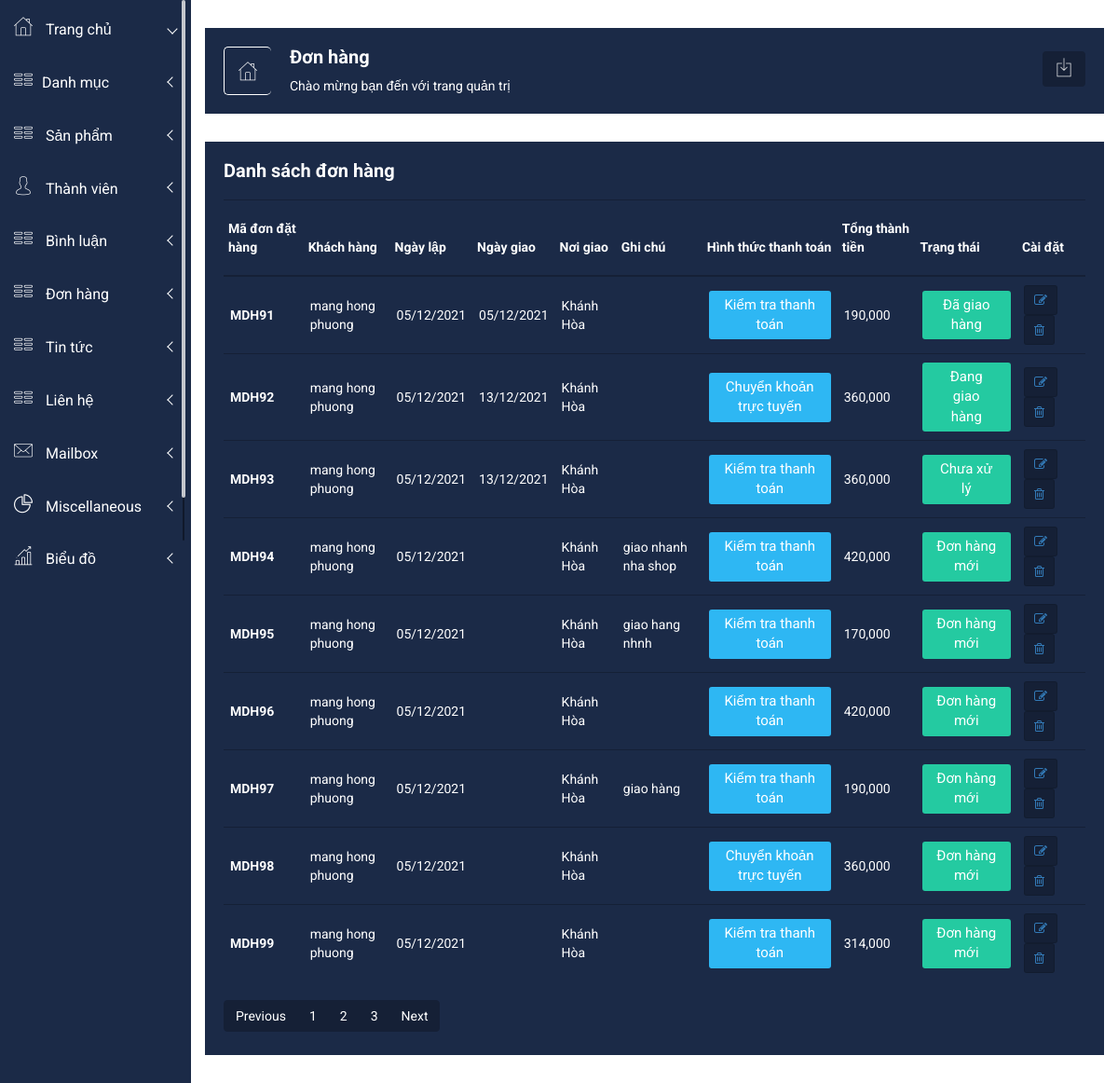
The app's page /admin1/index.php?act=donhang with its own data.
### tables this page shows
CREATE TABLE `orders` (
  `id` int(11) NOT NULL,
  `user_id` int(11) DEFAULT NULL,
  `fullname` varchar(50) DEFAULT NULL,
  `email` varchar(150) DEFAULT NULL,
  `phone_number` varchar(20) DEFAULT NULL,
  `address` varchar(200) DEFAULT NULL,
  `pttt` tinyint(1) NOT NULL DEFAULT 1 COMMENT '1.Chuyển khoản trực tuyến 2. Kiểm tra thanh toán 3.Paypal',
  `note` varchar(1000) DEFAULT NULL,
  `order_date` varchar(50) DEFAULT NULL,
  `delivery_date` varchar(50) NOT NULL,
  `status` tinyint(1) NOT NULL DEFAULT 0 COMMENT '0.Đơn hàng mới 1.Chưa xử lý 2.Đang giao hàng 3.Đã giao hàng',
  `total_money` int(11) DEFAULT NULL
);

### model/pdo.php (called while the page is built, shortened)
<?php
function pdo_get_connection(){
    $dburl = "mysql:host=localhost;dbname=webbanhang;charset=utf8";
    $username = 'root';
    $password = '';
    $conn = new PDO($dburl, $username, $password);
    $conn->setAttribute(PDO::ATTR_ERRMODE, PDO::ERRMODE_EXCEPTION);
    return $conn;
}
function pdo_query($sql){
    $sql_args = array_slice(func_get_args(), 1);
    try{
        $conn = pdo_get_connection();
        $stmt = $conn->prepare($sql);
        $stmt->execute($sql_args);
        $rows = $stmt->fetchAll();
        return $rows;
    }
    catch(PDOException $e){
        throw $e;
    }
    finally{
        unset($conn);
    }
}

### model/cart.php (called while the page is built, shortened)
<?php
function get_ttdh($n){
     switch ($n) {
        case '0':
             $tt="Đơn hàng mới";
             break;
        case '1':
             $tt="Chưa xử lý";
             break;
        case '2':
             $tt="Đang giao hàng";
             break;
        case '3':
              $tt="Đã giao hàng";
               break;
     }
     return $tt;
 }
 function pttt($n){
    switch ($n) {
        case '1':
            $tt="Chuyển khoản trực tuyến";
            break;
       case '2':
            $tt="Kiểm tra thanh toán";
            break;
        default:
           $tt="Kiểm tra thanh toán";
            break;
    }
    return $tt;
}
function loadall_bill(){
    $sql="select * from orders";
    $listbill=pdo_query($sql);
    return $listbill;
}
?>

### admin1/donhang/danhsach.php (the view, shortened to what this page needs)
<div class="left-sidebar-pro">
    <nav id="sidebar" class="">
            <div class="left-custom-menu-adp-wrap comment-scrollbar">
                <nav class="sidebar-nav left-sidebar-menu-pro">
                    <ul class="metismenu" id="menu1">
                        <li class="active">
                            <a class="has-arrow" href="index.php">
                                <i class="icon nalika-home icon-wrap"></i>
                                <span class="mini-click-non">Trang chủ</span>
                            </a>
                        </li>
                        <li>
                            <a class="has-arrow" href="#" aria-expanded="false"><i class="icon nalika-table icon-wrap"></i><span class="mini-click-non">Danh mục</span></a>
                        </li>
                        <li>
                            <a class="has-arrow" href="#" aria-expanded="false"><i class="icon nalika-table icon-wrap"></i> <span class="mini-click-non">Sản phẩm</span></a>
                        </li>
                        <li>
                            <a class="has-arrow" href="#" aria-expanded="false"><i class="icon nalika-user icon-wrap"></i> <span class="mini-click-non">Thành viên</span></a>
                        </li>
                        <li>
                            <a class="has-arrow" href="index.php?act=binhluan" aria-expanded="false"><i class="icon nalika-table icon-wrap"></i> <span class="mini-click-non">Bình luận</span></a>
                        </li>
                        <li>
                            <a class="has-arrow" href="index.php?act=donhang" aria-expanded="false"><i class="icon nalika-table icon-wrap"></i> <span class="mini-click-non">Đơn hàng</span></a>
                        </li>
                        <li>
                            <a class="has-arrow" href="index.php?act=donhang" aria-expanded="false"><i class="icon nalika-table icon-wrap"></i> <span class="mini-click-non">Tin tức</span></a>
                        </li>
                        <li>
                            <a class="has-arrow" href="index.php?act=donhang" aria-expanded="false"><i class="icon nalika-table icon-wrap"></i> <span class="mini-click-non">Liên hệ</span></a>
                        </li>
                        <li>
                            <a class="has-arrow" href="mailbox.html" aria-expanded="false"><i class="icon nalika-mail icon-wrap"></i> <span class="mini-click-non">Mailbox</span></a>
                        </li>
                        <li>
                            <a class="has-arrow" href="mailbox.html" aria-expanded="false"><i class="icon nalika-pie-chart icon-wrap"></i> <span class="mini-click-non">Miscellaneous</span></a>
                        </li>
                        <li>
                            <a class="has-arrow" href="mailbox.html" aria-expanded="false"><i class="icon nalika-bar-chart icon-wrap"></i> <span class="mini-click-non">Biểu đồ</span></a>
                        </li>
                    </ul>
                </nav>
            </div>
        </nav>
    </div>
<div class="all-content-wrapper">
    <div class="header-advance-area">
        <div class="breadcome-area">
            <div class="container-fluid">
                <div class="row">
                    <div class="col-lg-12 col-md-12 col-sm-12 col-xs-12">
			<div class="breadcome-list">
                            <div class="row">
                                <div class="col-lg-6 col-md-6 col-sm-6 col-xs-6">
                                    <div class="breadcomb-wp">
							<div class="breadcomb-icon">
								<i class="icon nalika-home"></i>
							</div>
							<div class="breadcomb-ctn">
								<h2>Đơn hàng</h2>
								<p>Chào mừng bạn đến với trang quản trị</p>
							</div>
						</div>
                                </div>
                                <div class="col-lg-6 col-md-6 col-sm-6 col-xs-6">
                                    <div class="breadcomb-report">
							<button data-toggle="tooltip" data-placement="left" title="Download Report" class="btn"><i class="icon nalika-download"></i></button>
						</div>
                                </div>
                            </div>
                        </div>
                    </div>
                </div>
            </div>
        </div>
    </div>
    <div class="product-status mg-b-30">
        <div class="container-fluid">
            <div class="row">
                <div class="col-lg-12 col-md-12 col-sm-12 col-xs-12">
                    <div class="product-status-wrap">
                        <h4>Danh sách đơn hàng</h4>
                        <table>
                            <tr>
                                <th>Mã đơn đặt hàng</th>
                                <th>Khách hàng</th>
                                <th>Ngày lập</th>
                                <th>Ngày giao</th>
                                <th>Nơi giao</th>
                                <th>Ghi chú</th>
                                <th>Hình thức thanh toán</th>
                                <th>Tổng thành tiền</th>
                                <th>Trạng thái </th>
                                <th>Cài đặt</th>
                            </tr>
                            <?php
                                foreach ($listbill as $bill) {
                                    extract($bill);
                                    $suabill="index.php?act=suabill&id=".$id;
                                    $xoabill="index.php?act=xoabill&id=".$id;
                                    $kh=$bill['fullname'];
                                    $ttdh=get_ttdh($bill['status']);
                                    $pttt=pttt($bill['pttt']);
                                echo '
                                    <tr>
                                        <td><strong>MDH'.$bill['id'].'</strong></td>
                                        <td>'.$kh.'</td>
                                        <td>'.$bill['order_date'].'</td>
                                        <td>'.$bill['delivery_date'].'</td>
                                        <td>'.$bill['address'].'</td>
                                        <td>'.$bill['note'].'</td>
                                        <td>
                                            <button class="ps-setting">'.$pttt.'</button>
                                        </td>
                                        <td>'.number_format($bill['total_money'])."".'</td>
                                        <td>
                                            <button class="pd-setting">'.$ttdh.'</button>
                                        </td>
                                        <td>
                                            <a href="'.$suabill.'">
                                                <button data-toggle="tooltip" title="Sửa" class="pd-setting-ed"><i class="fa fa-pencil-square-o" aria-hidden="true"></i></button>
                                            </a>
                                            <a href="'.$xoabill.'">
                                                <button data-toggle="tooltip" title="Xóa" class="pd-setting-ed"><i class="fa fa-trash-o" aria-hidden="true"></i></button>
                                            </a>
                                        </td>
                                    </tr>
                                ';}
                            ?>
                        </table>
                         <div class="custom-pagination">
				<ul class="pagination">
					<li class="page-item"><a class="page-link" href="#">Previous</a></li>
					<li class="page-item"><a class="page-link" href="#">1</a></li>
					<li class="page-item"><a class="page-link" href="#">2</a></li>
					<li class="page-item"><a class="page-link" href="#">3</a></li>
					<li class="page-item"><a class="page-link" href="#">Next</a></li>
				</ul>
                        </div>
                    </div>
                </div>
            </div>
        </div>
    </div>
</div>

### admin1/css/main.css (style rules this page uses)
html { color: #222; font-size: 1em; line-height: 1.4; }

### admin1/css/metisMenu/metisMenu-vertical.css (style rules this page uses)
.sidebar-nav { background: #fff; }
.sidebar-nav ul { padding: 0; margin: 0; list-style: none; background: #1b2a47; }
.sidebar-nav .metismenu { background: #1b2a47; display: -webkit-box; display: -ms-flexbox; display: flex; -webkit-box-orient: vertical; -webkit-box-direction: normal; -ms-flex-direction: column; flex-direction: column; }
.sidebar-nav .metismenu li + li { margin-top: 5px; }
.sidebar-nav .metismenu li:first-child { margin-top: 5px; }
.sidebar-nav .metismenu li:last-child { margin-bottom: 5px; }
.sidebar-nav .metismenu > li { display: -webkit-box; display: -ms-flexbox; display: flex; -webkit-box-orient: vertical; -webkit-box-direction: normal; -ms-flex-direction: column; flex-direction: column; position: relative; }
.sidebar-nav .metismenu a { position: relative; display: block; padding: 13px 15px; color: #fff; outline-width: 0; transition: all .3s ease-out; font-size:16px; }
.sidebar-nav .metismenu li .icon-wrap { margin-right:10px; font-size:20px; }

### records on screen
orders: id "91", fullname "mang hong phuong", order_date "05/12/2021", delivery_date "05/12/2021", address "Khánh Hòa", pttt "Kiểm tra thanh toán", total_money "190,000", status "Đã giao hàng"
orders: id "92", fullname "mang hong phuong", order_date "05/12/2021", delivery_date "13/12/2021", address "Khánh Hòa", pttt "Chuyển khoản trực tuyến", total_money "360,000", status "Đang giao hàng"
orders: id "93", fullname "mang hong phuong", order_date "05/12/2021", delivery_date "13/12/2021", address "Khánh Hòa", pttt "Kiểm tra thanh toán", total_money "360,000", status "Chưa xử lý"
orders: id "94", fullname "mang hong phuong", order_date "05/12/2021", address "Khánh Hòa", note "giao nhanh nha shop", pttt "Kiểm tra thanh toán", total_money "420,000", status "Đơn hàng mới"
orders: id "95", fullname "mang hong phuong", order_date "05/12/2021", address "Khánh Hòa", note "giao hang nhnh", pttt "Kiểm tra thanh toán", total_money "170,000", status "Đơn hàng mới"
orders: id "96", fullname "mang hong phuong", order_date "05/12/2021", address "Khánh Hòa", pttt "Kiểm tra thanh toán", total_money "420,000", status "Đơn hàng mới"
orders: id "97", fullname "mang hong phuong", order_date "05/12/2021", address "Khánh Hòa", note "giao hàng", pttt "Kiểm tra thanh toán", total_money "190,000", status "Đơn hàng mới"
orders: id "98", fullname "mang hong phuong", order_date "05/12/2021", address "Khánh Hòa", pttt "Chuyển khoản trực tuyến", total_money "360,000", status "Đơn hàng mới"
orders: id "99", fullname "mang hong phuong", order_date "05/12/2021", address "Khánh Hòa", pttt "Kiểm tra thanh toán", total_money "314,000", status "Đơn hàng mới"
